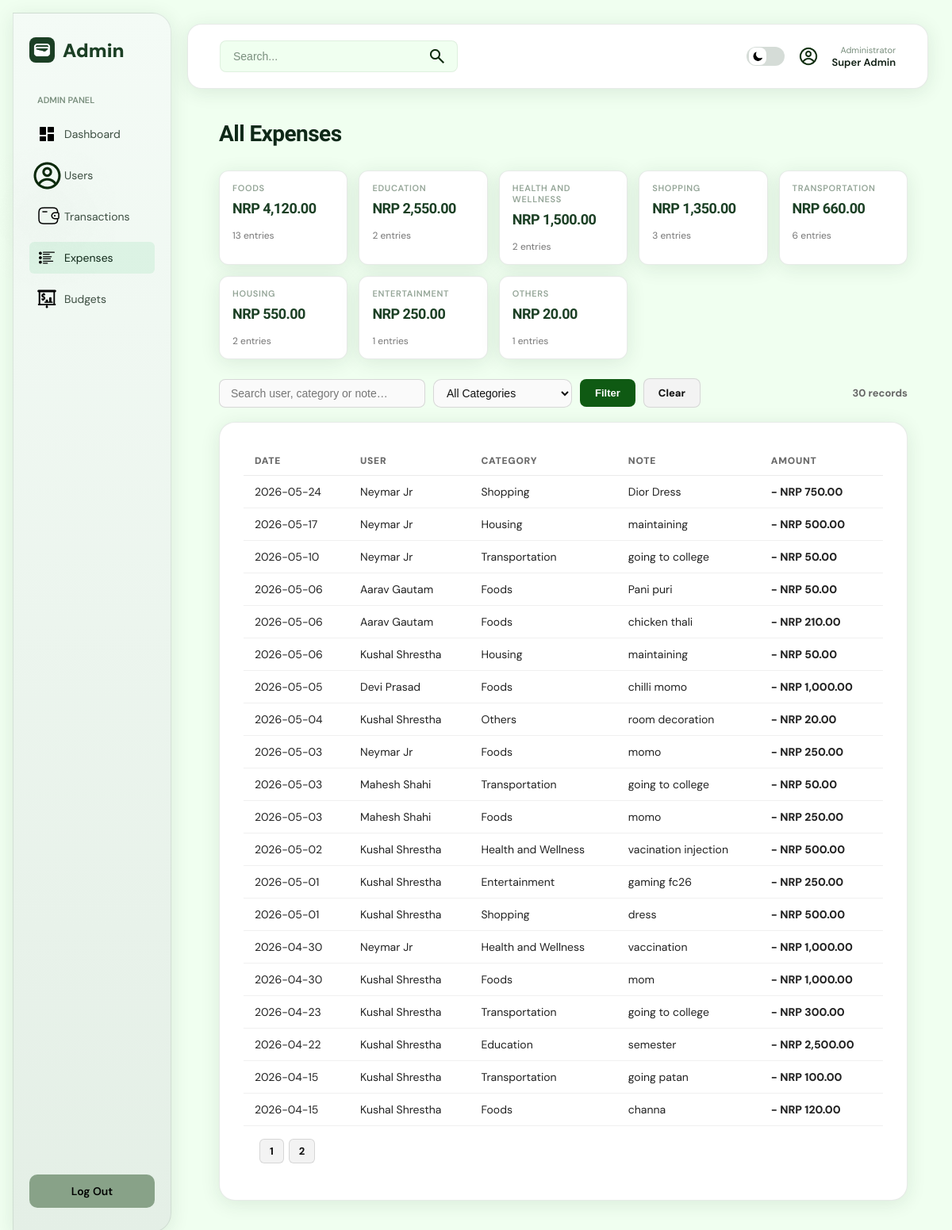
/admin/pages/expenses.php (signed in), run on the app's committed database.
### tables this page shows
CREATE TABLE `expenses` (
  `id` int(10) UNSIGNED NOT NULL AUTO_INCREMENT,
  `user_id` int(10) UNSIGNED NOT NULL,
  `category` enum('Foods','Transportation','Housing','Shopping','Health and Wellness','Education','Entertainment','Others','Unbudgeted') NOT NULL,
  `amount` decimal(14,2) NOT NULL,
  `note` varchar(255) DEFAULT NULL,
  `expense_date` date NOT NULL,
  `created_at` datetime NOT NULL DEFAULT current_timestamp(),
  PRIMARY KEY (`id`),
  KEY `idx_user_date` (`user_id`,`expense_date`),
  CONSTRAINT `expenses_ibfk_1` FOREIGN KEY (`user_id`) REFERENCES `users` (`id`) ON DELETE CASCADE
);

CREATE TABLE `users` (
  `id` int(10) UNSIGNED NOT NULL AUTO_INCREMENT,
  `fullname` varchar(100) NOT NULL,
  `username` varchar(30) NOT NULL,
  `email` varchar(180) NOT NULL,
  `balance` decimal(14,2) NOT NULL DEFAULT 0.00,
  `password_hash` varchar(255) NOT NULL,
  `created_at` datetime NOT NULL DEFAULT current_timestamp(),
  PRIMARY KEY (`id`),
  UNIQUE KEY `username` (`username`),
  UNIQUE KEY `email` (`email`),
  KEY `idx_email` (`email`),
  KEY `idx_username` (`username`)
);

### admin/pages/expenses.php (the view, shortened to what this page needs)
<?php
require_once '../../backend/connection.php';
$search   = trim($_GET['search'] ?? '');
$category = $_GET['category'] ?? '';
$page     = max(1, (int)($_GET['page'] ?? 1));
$per      = 20;
$offset   = ($page - 1) * $per;
$where = [];
$wClause = $where ? 'WHERE '.implode(' AND ',$where) : '';
$total = $mysqli->query("SELECT COUNT(*) AS c FROM expenses e JOIN users u ON e.user_id=u.id $wClause")->fetch_assoc()['c'];
$pages = max(1, ceil($total/$per));
$exps = $mysqli->query(
    "SELECT e.*, u.fullname FROM expenses e JOIN users u ON e.user_id=u.id
     $wClause ORDER BY e.expense_date DESC, e.id DESC LIMIT $per OFFSET $offset"
)->fetch_all(MYSQLI_ASSOC);
$cat_summary = $mysqli->query(
    "SELECT category, COUNT(*) AS cnt, SUM(amount) AS total FROM expenses GROUP BY category ORDER BY total DESC"
)->fetch_all(MYSQLI_ASSOC);
?>
<!DOCTYPE html>
<html lang="en">
<head>
    <?php
    include __DIR__ . '/../../components/head_theme.php';
    ?>
</head>
<body>
<div class="container">
    <?php include '../components/admin_sidebar.php'; ?>
    <div class="main-content">
        <?php include '../components/admin_topbar.php'; ?>
        <div class="dashboard">
            <h1 class="dashboard-title">All Expenses</h1>
            <div class="admin-cat-grid">
                <?php foreach ($cat_summary as $cs): ?>
                <div class="admin-cat-card">
                    <div class="stat-label"><?php echo htmlspecialchars($cs['category']); ?></div>
                    <div class="stat-value" style="font-size:18px">NRP <?php echo number_format($cs['total'],2); ?></div>
                    <div style="font-size:12px;color:#777"><?php echo $cs['cnt']; ?> entries</div>
                </div>
                <?php endforeach; ?>
            </div>
            <div class="admin-toolbar">
                <form method="GET" action="" style="display:flex;gap:10px;flex-wrap:wrap;align-items:center">
                    <input class="admin-search-input" type="text" name="search" placeholder="Search user, category or note…" value="<?php echo htmlspecialchars($search); ?>">
                    <select class="admin-input" name="category" style="width:auto;padding:8px 12px">
                        <option value="">All Categories</option>
                    </select>
                    <button class="admin-btn admin-primary" type="submit">Filter</button>
                    <a href="expenses.php" class="admin-btn">Clear</a>
                </form>
                <span class="admin-count"><?php echo number_format($total); ?> record<?php echo $total!=1?'s':''; ?></span>
            </div>
            <div class="transaction-section">
                <table class="admin-table">
                    <thead>
                        <tr><th>Date</th><th>User</th><th>Category</th><th>Note</th><th>Amount</th></tr>
                    </thead>
                    <tbody>
                    <?php foreach ($exps as $e): ?>
                    <tr>
                        <td><?php echo htmlspecialchars($e['expense_date']); ?></td>
                        <td><?php echo htmlspecialchars($e['fullname']); ?></td>
                        <td><?php echo htmlspecialchars($e['category']); ?></td>
                        <td><?php echo htmlspecialchars($e['note'] ?: '—'); ?></td>
                        <td class="tx-out">- NRP <?php echo number_format($e['amount'],2); ?></td>
                    </tr>
                    <?php endforeach; ?>
                    </tbody>
                </table>
                <?php if ($pages > 1): ?>
                <div class="admin-pagination">
                    <?php for ($p=1; $p<=$pages; $p++): ?>
                    <a href="?page=<?php echo $p; ?>&search=<?php echo urlencode($search); ?>&category=<?php echo urlencode($category); ?>"
                       class="admin-page-btn <?php echo $p===$page?'active':''; ?>"><?php echo $p; ?></a>
                    <?php endfor; ?>
                </div>
                <?php endif; ?>
            </div>
        </div>
    </div>
</div>
</body>
</html>

### assets/css/style.css (style rules this page uses)
* { margin: 0; padding: 0; box-sizing: border-box; }
body { font-family: -apple-system, BlinkMacSystemFont, "Segoe UI", Roboto, "Helvetica Neue", Arial, sans-serif; background: #f0fff0; background: var(--green-lightest, #f0fff0); color: #0f1f14; color: var(--text-dark, #0f1f14); }
a { color: inherit; }
.container { display: flex; min-height: 100vh; gap: 24px; padding: 20px; }
.main-content { flex: 1; display: flex; flex-direction: column; }
.dashboard, .budget-page, .wallet-page { padding: 40px; flex: 1; overflow-y: auto; }
.dashboard-title { font-size: 28px; font-weight: 600; color: var(--green-darkest, #0f2818); margin-bottom: 30px; }
.stat-label { font-size: 13px; opacity: 0.8; margin-bottom: 8px; }
.stat-value { font-size: 28px; font-weight: 700; margin-bottom: 16px; }
.transaction-section { background: var(--white, #ffffff); border: 1px solid var(--card-border, rgba(27, 63, 36, 0.1)); box-shadow: var(--shadow-card, 0 4px 18px rgba(27, 63, 36, 0.08)); padding: 30px; border-radius: var(--radius-lg, 12px); min-height: 300px; }

### assets/css/landing.css (style rules this page uses)
:root { --green-darkest: #0f2818; --green-dark: #1b3f24; --green-mid: #2d6a4f; --green-muted: #6f8f6f; --green-light: #d4f5d4; --green-lightest: #f0fff0; --green-accent: #40c074; --green-glow: rgba(64, 192, 116, 0.18); --white: #ffffff; --text-dark: #0f1f14; --text-body: #3d4f42; --text-muted: #7a8f7e; --card-bg: #f6fdf7; --card-border: rgba(27, 63, 36, 0.10); --radius-lg: 20px; --radius-md: 12px; --radius-sm: 8px; --shadow-card: 0 4px 24px rgba(27, 63, 36, 0.10); --shadow-hover: 0 16px 48px rgba(27, 63, 36, 0.18); --font-display: 'Sora', sans-serif; --font-body: 'DM Sans', sans-serif; --transition: all 0.28s cubic-bezier(0.4, 0, 0.2, 1); }
*, *::before, *::after { box-sizing: border-box; }
.stat-label { font-size: 11px; font-weight: 600; color: var(--text-muted); text-transform: uppercase; letter-spacing: 0.06em; }
.stat-value { font-family: var(--font-display); font-size: 18px; font-weight: 800; color: var(--green-dark); letter-spacing: -0.03em; }

### admin/admin.css (style rules this page uses)
.admin-table { width: 100%; border-collapse: separate; border-spacing: 0; font-size: 14px; }
.admin-table thead th { text-align: left; padding: 10px 14px; font-size: 12px; font-weight: 900; color: #6b6b6b; text-transform: uppercase; letter-spacing: .06em; border-bottom: 1px solid rgba(0,0,0,.08); background: rgba(255,255,255,.4); }
.admin-table tbody td { padding: 11px 14px; border-bottom: 1px solid rgba(0,0,0,.06); color: #222; }
.tx-out { color: #c0392b; font-weight: 800; }
.admin-toolbar { display: flex; align-items: center; justify-content: space-between; gap: 14px; margin-bottom: 18px; flex-wrap: wrap; }
.admin-search-input { padding: 9px 14px; border: 1px solid rgba(0,0,0,.14); border-radius: 8px; font-size: 14px; min-width: 260px; background: #fafafa; color: #111; outline: none; }
.admin-count { font-size: 13px; font-weight: 700; color: #666; white-space: nowrap; }
.admin-btn { padding: 9px 18px; border-radius: 8px; font-size: 13px; font-weight: 800; cursor: pointer; border: 1px solid rgba(0,0,0,.12); background: #f3f3f3; color: #111; text-decoration: none; display: inline-flex; align-items: center; gap: 6px; }
.admin-btn.admin-primary { background: #0f5a13; border-color: rgba(15,90,19,.35); color: #fff; }
.admin-input { width: 100%; padding: 10px 12px; border: 1px solid rgba(0,0,0,.14); border-radius: 10px; font-size: 14px; background: #fafafa; color: #111; outline: none; }
.admin-cat-grid { display: grid; grid-template-columns: repeat(auto-fill, minmax(160px,1fr)); gap: 14px; margin-bottom: 24px; }
.admin-cat-card { background: var(--white, #ffffff); border: 1px solid var(--card-border, rgba(27, 63, 36, 0.1)); box-shadow: var(--shadow-card, 0 4px 18px rgba(27, 63, 36, 0.08)); border-radius: 12px; padding: 14px 16px; }
.admin-pagination { display: flex; gap: 6px; padding: 16px 20px; flex-wrap: wrap; }
.admin-page-btn { padding: 6px 12px; border-radius: 6px; border: 1px solid rgba(0,0,0,.12); background: #f3f3f3; color: #111; font-size: 13px; font-weight: 800; text-decoration: none; }

### assets/css/app-shell.css (style rules this page uses)
body:not(.landing-body) { font-family: var(--font-body), "DM Sans", -apple-system, BlinkMacSystemFont, "Segoe UI", Roboto, sans-serif; background: var(--green-lightest); color: var(--text-dark); }
body:not(.landing-body) .dashboard-title, body:not(.landing-body) .page-title { font-family: var(--font-display), "Sora", sans-serif; letter-spacing: -0.02em; }
body:not(.landing-body) .container { padding: 16px 16px 20px; gap: 20px; }

### data on the page
expenses: expense_date "2026-05-24", user.fullname "Neymar Jr", category "Shopping", note "Dior Dress", amount "750.00"
expenses: expense_date "2026-05-17", user.fullname "Neymar Jr", category "Housing", note "maintaining", amount "500.00"
expenses: expense_date "2026-05-10", user.fullname "Neymar Jr", category "Transportation", note "going to college", amount "50.00"
expenses: expense_date "2026-05-06", user.fullname "Aarav Gautam", category "Foods", note "Pani puri", amount "50.00"
expenses: expense_date "2026-05-06", user.fullname "Aarav Gautam", category "Foods", note "chicken thali", amount "210.00"
expenses: expense_date "2026-05-06", user.fullname "Kushal Shrestha", category "Housing", note "maintaining", amount "50.00"
expenses: expense_date "2026-05-05", user.fullname "Devi Prasad", category "Foods", note "chilli momo", amount "1,000.00"
expenses: expense_date "2026-05-04", user.fullname "Kushal Shrestha", category "Others", note "room decoration", amount "20.00"
expenses: expense_date "2026-05-03", user.fullname "Neymar Jr", category "Foods", note "momo", amount "250.00"
expenses: expense_date "2026-05-03", user.fullname "Mahesh Shahi", category "Transportation", note "going to college", amount "50.00"
expenses: expense_date "2026-05-03", user.fullname "Mahesh Shahi", category "Foods", note "momo", amount "250.00"
expenses: expense_date "2026-05-02", user.fullname "Kushal Shrestha", category "Health and Wellness", note "vacination injection", amount "500.00"
expenses: expense_date "2026-05-01", user.fullname "Kushal Shrestha", category "Entertainment", note "gaming fc26", amount "250.00"
expenses: expense_date "2026-05-01", user.fullname "Kushal Shrestha", category "Shopping", note "dress", amount "500.00"
expenses: expense_date "2026-04-30", user.fullname "Neymar Jr", category "Health and Wellness", note "vaccination", amount "1,000.00"
expenses: expense_date "2026-04-30", user.fullname "Kushal Shrestha", category "Foods", note "mom", amount "1,000.00"
expenses: expense_date "2026-04-23", user.fullname "Kushal Shrestha", category "Transportation", note "going to college", amount "300.00"
expenses: expense_date "2026-04-22", user.fullname "Kushal Shrestha", category "Education", note "semester", amount "2,500.00"
expenses: expense_date "2026-04-15", user.fullname "Kushal Shrestha", category "Transportation", note "going patan", amount "100.00"
expenses: expense_date "2026-04-15", user.fullname "Kushal Shrestha", category "Foods", note "channa", amount "120.00"

### other printed values
$admin_name "Super Admin"
$cs['category'] "FOODS"
$cs['total'] "4,120.00"
$cs['cnt'] "13"
$cs['category'] "EDUCATION"
$cs['total'] "2,550.00"
$cs['cnt'] "2"
$cs['category'] "HEALTH AND WELLNESS"
$cs['total'] "1,500.00"
$cs['category'] "SHOPPING"
$cs['total'] "1,350.00"
$cs['cnt'] "3"
$cs['category'] "TRANSPORTATION"
$cs['total'] "660.00"
$cs['cnt'] "6"
